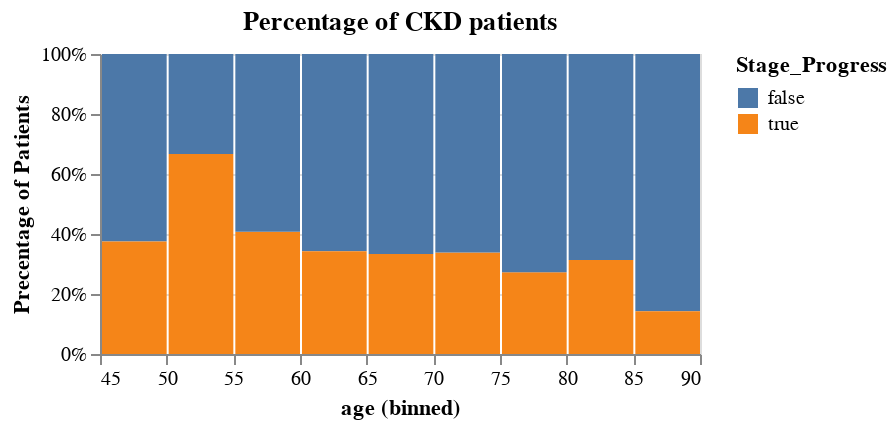

Source (notebook cell):
### Markdown cell above
Looking at the demographics data, there are more white patients than of the other races. In terms of gender, there are more more female patients across all age bins, but the difference is not as large as compared to the race differences. This imbalance will be taken into account when selecting the machine learning model.

### Code cell
alt.Chart(demo_stage, title='Percentage of CKD patients').mark_bar().encode(
    alt.X("age:Q", bin=True),
    alt.Y('count()', stack="normalize", axis=alt.Axis(
        format=".0%"), title='Precentage of Patients'),
    color='Stage_Progress'
).properties(
    width=300,
    height=150
)

### Figure 1 — Vega-Lite specification as saved in the notebook (floating-point values rounded to 4 significant figures; data arrays with more than 128 entries replaced by an {"elided": "..."} marker saying what was removed)
{"config": {"view": {"continuousWidth": 400, "continuousHeight": 300}}, "data": {"name": "data-c71907d78451d794be0e8f6f7084c00b"}, "mark": "bar", "encoding": {"color": {"type": "nominal", "field": "Stage_Progress"}, "x": {"type": "quantitative", "bin": true, "field": "age"}, "y": {"type": "quantitative", "aggregate": "count", "axis": {"format": ".0%"}, "stack": "normalize", "title": "Precentage of Patients"}}, "height": 150, "title": "Percentage of CKD patients", "width": 300, "$schema": "https://vega.github.io/schema/vega-lite/v4.8.1.json", "datasets": {"data-c71907d78451d794be0e8f6f7084c00b": {"elided": "300 records"}}}
